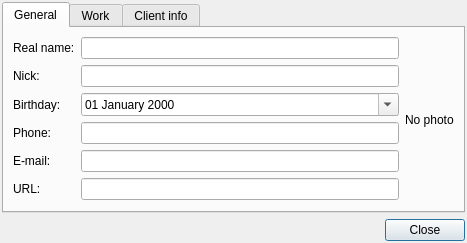
<?xml version="1.0" encoding="UTF-8"?>
<ui version="4.0">
 <class>VCardDialog</class>
 <widget class="QDialog" name="VCardDialog">
  <property name="geometry">
   <rect>
    <x>0</x>
    <y>0</y>
    <width>467</width>
    <height>235</height>
   </rect>
  </property>
  <layout class="QVBoxLayout" name="verticalLayout">
   <property name="margin">
    <number>2</number>
   </property>
   <item>
    <widget class="QTabWidget" name="tabWidget">
     <property name="currentIndex">
      <number>0</number>
     </property>
     <widget class="QWidget" name="TabGeneral_">
      <attribute name="title">
       <string>General</string>
      </attribute>
      <layout class="QHBoxLayout" name="horizontalLayout">
       <item>
        <layout class="QFormLayout" name="formLayout">
         <property name="fieldGrowthPolicy">
          <enum>QFormLayout::AllNonFixedFieldsGrow</enum>
         </property>
         <item row="0" column="0">
          <widget class="QLabel" name="label">
           <property name="text">
            <string>Real name:</string>
           </property>
          </widget>
         </item>
         <item row="0" column="1">
          <widget class="QLineEdit" name="EditRealName_"/>
         </item>
         <item row="1" column="0">
          <widget class="QLabel" name="label_2">
           <property name="text">
            <string>Nick:</string>
           </property>
          </widget>
         </item>
         <item row="1" column="1">
          <widget class="QLineEdit" name="EditNick_"/>
         </item>
         <item row="2" column="0">
          <widget class="QLabel" name="label_3">
           <property name="text">
            <string>Birthday:</string>
           </property>
          </widget>
         </item>
         <item row="3" column="0">
          <widget class="QLabel" name="label_4">
           <property name="text">
            <string>Phone:</string>
           </property>
          </widget>
         </item>
         <item row="3" column="1">
          <widget class="QLineEdit" name="EditPhone_"/>
         </item>
         <item row="4" column="0">
          <widget class="QLabel" name="label_5">
           <property name="text">
            <string>E-mail:</string>
           </property>
          </widget>
         </item>
         <item row="4" column="1">
          <widget class="QLineEdit" name="EditEmail_"/>
         </item>
         <item row="2" column="1">
          <widget class="QDateEdit" name="EditBirthday_">
           <property name="displayFormat">
            <string>dd MMMM yyyy</string>
           </property>
           <property name="calendarPopup">
            <bool>true</bool>
           </property>
          </widget>
         </item>
         <item row="5" column="0">
          <widget class="QLabel" name="label_6">
           <property name="text">
            <string>URL:</string>
           </property>
          </widget>
         </item>
         <item row="5" column="1">
          <widget class="QLineEdit" name="EditURL_"/>
         </item>
        </layout>
       </item>
       <item>
        <layout class="QVBoxLayout" name="verticalLayout_2">
         <item>
          <spacer name="verticalSpacer_2">
           <property name="orientation">
            <enum>Qt::Vertical</enum>
           </property>
           <property name="sizeHint" stdset="0">
            <size>
             <width>20</width>
             <height>40</height>
            </size>
           </property>
          </spacer>
         </item>
         <item>
          <widget class="QLabel" name="LabelPhoto_">
           <property name="maximumSize">
            <size>
             <width>200</width>
             <height>200</height>
            </size>
           </property>
           <property name="text">
            <string>No photo</string>
           </property>
          </widget>
         </item>
         <item>
          <spacer name="verticalSpacer">
           <property name="orientation">
            <enum>Qt::Vertical</enum>
           </property>
           <property name="sizeHint" stdset="0">
            <size>
             <width>20</width>
             <height>40</height>
            </size>
           </property>
          </spacer>
         </item>
        </layout>
       </item>
      </layout>
     </widget>
     <widget class="QWidget" name="TabWork_">
      <attribute name="title">
       <string>Work</string>
      </attribute>
     </widget>
     <widget class="QWidget" name="tab">
      <attribute name="title">
       <string>Client info</string>
      </attribute>
      <layout class="QVBoxLayout" name="verticalLayout_3">
       <property name="margin">
        <number>1</number>
       </property>
       <item>
        <widget class="QTextEdit" name="ClientInfo_"/>
       </item>
      </layout>
     </widget>
    </widget>
   </item>
   <item>
    <widget class="QDialogButtonBox" name="buttonBox">
     <property name="orientation">
      <enum>Qt::Horizontal</enum>
     </property>
     <property name="standardButtons">
      <set>QDialogButtonBox::Close</set>
     </property>
    </widget>
   </item>
  </layout>
 </widget>
 <resources/>
 <connections>
  <connection>
   <sender>buttonBox</sender>
   <signal>accepted()</signal>
   <receiver>VCardDialog</receiver>
   <slot>accept()</slot>
   <hints>
    <hint type="sourcelabel">
     <x>248</x>
     <y>254</y>
    </hint>
    <hint type="destinationlabel">
     <x>157</x>
     <y>274</y>
    </hint>
   </hints>
  </connection>
  <connection>
   <sender>buttonBox</sender>
   <signal>rejected()</signal>
   <receiver>VCardDialog</receiver>
   <slot>reject()</slot>
   <hints>
    <hint type="sourcelabel">
     <x>316</x>
     <y>260</y>
    </hint>
    <hint type="destinationlabel">
     <x>286</x>
     <y>274</y>
    </hint>
   </hints>
  </connection>
 </connections>
</ui>
